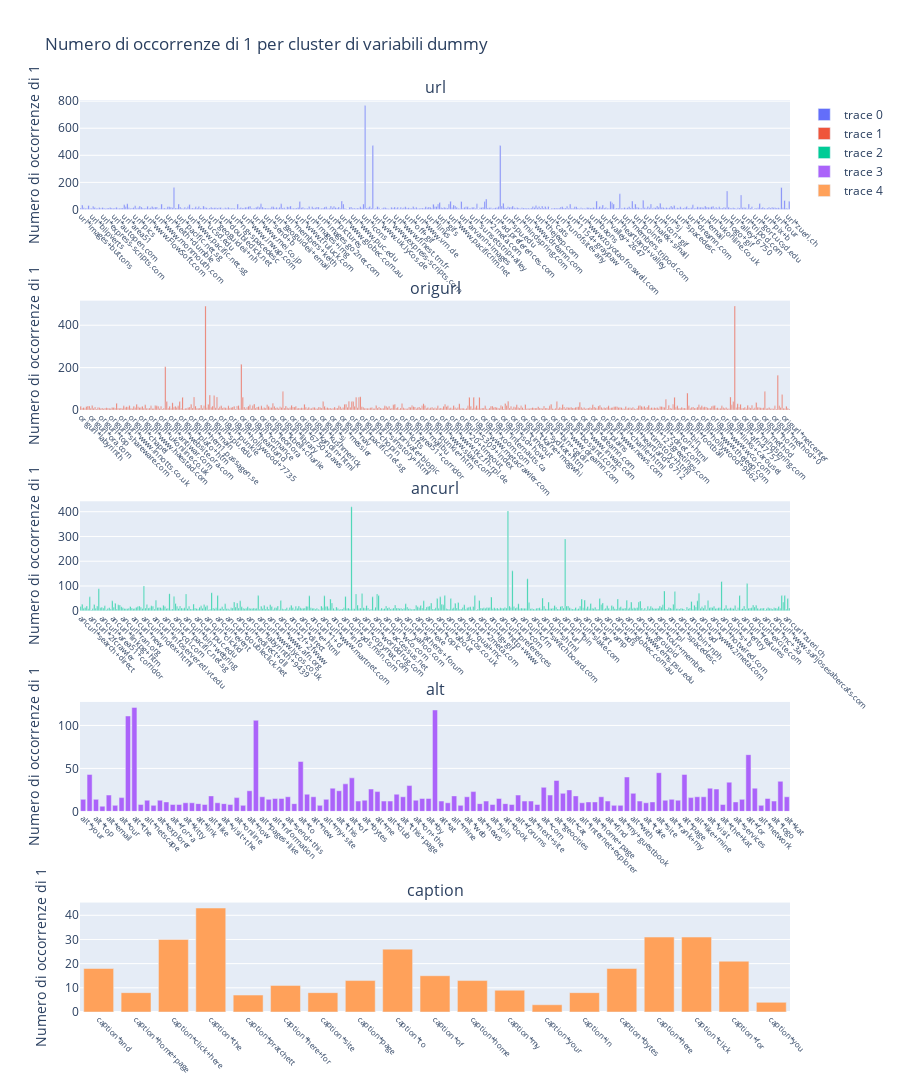

Write notebook code for a chart like this one.
### Markdown cell above
Si può notare una buona correlazione (Pearson) tra le variabili continue inerenti alle immagini.

### Code cell
# Raggruppa le variabili dummy in cluster
url_features = train_set[[col for col in train_set.columns if col.startswith('url*')]]
origurl_features = train_set.filter(like='origurl*')
ancurl_features = train_set.filter(like='ancurl*')
alt_features = train_set.filter(like='alt*')
caption_features = train_set.filter(like='caption*')

# Lista dei cluster e corrispondenti nomi dei cluster
clusters = [url_features, origurl_features, ancurl_features, alt_features, caption_features]
cluster_names = ['url', 'origurl', 'ancurl', 'alt', 'caption']

# Creazione della figura interattiva con sottoplot per ogni cluster
fig = make_subplots(rows=len(clusters), cols=1, subplot_titles=cluster_names)

# Aggiunta dei grafici a barre interattivi per ogni cluster
for i, cluster in enumerate(clusters):
    counts = cluster.sum()
    fig.add_trace(go.Bar(x=counts.index, y=counts.values, hovertemplate="Class: %{x}<br>Occorrenze di 1: %{y}"), row=i+1, col=1)

# Aggiunta dei titoli e impostazioni del layout
fig.update_layout(height=500*len(clusters), title_text="Numero di occorrenze di 1 per cluster di variabili dummy")
fig.update_xaxes(tickangle=45, tickfont=dict(size=8), showgrid=False)
fig.update_yaxes(title_text="Numero di occorrenze di 1")

fig.show()

### Figure 1 — Plotly figure (JSON) as saved in the notebook; plotly's stock layout.template omitted (floating-point values rounded to 4 significant figures; data arrays with more than 128 entries replaced by an {"elided": "..."} marker saying what was removed)
{"data": [{"hovertemplate": "Class: %{x}<br>Occorrenze di 1: %{y}", "type": "bar", "x": {"elided": "457 str values"}, "xaxis": "x", "y": {"elided": "457 int values"}, "yaxis": "y"}, {"hovertemplate": "Class: %{x}<br>Occorrenze di 1: %{y}", "type": "bar", "x": {"elided": "495 str values"}, "xaxis": "x2", "y": {"elided": "495 int values"}, "yaxis": "y2"}, {"hovertemplate": "Class: %{x}<br>Occorrenze di 1: %{y}", "type": "bar", "x": {"elided": "472 str values"}, "xaxis": "x3", "y": {"elided": "472 int values"}, "yaxis": "y3"}, {"hovertemplate": "Class: %{x}<br>Occorrenze di 1: %{y}", "type": "bar", "x": ["alt*your", "alt*and", "alt*top", "alt*all", "alt*email", "alt*out", "alt*our", "alt*here", "alt*the", "alt*download", "alt*netscape", "alt*what", "alt*explorer", "alt*more", "alt*for+a", "alt*take+a", "alt*kitty", "alt*visit+our", "alt*link", "alt*wacky", "alt*like", "alt*heartland", "alt*visit+the", "alt*romance", "alt*online", "alt*products", "alt*now", "alt*click+here", "alt*pages+like", "alt*rank", "alt*information", "alt*us", "alt*send+this", "alt*up", "alt*to", "alt*chat", "alt*new", "alt*net", "alt*my+site", "alt*search", "alt*this", "alt*on", "alt*of", "alt*links", "alt*bytes", "alt*my", "alt*me", "alt*picture", "alt*club", "alt*pages", "alt*this+page", "alt*in", "alt*on+the", "alt*guestbook", "alt*by", "alt*click", "alt*at", "alt*ad", "alt*mine", "alt*amazon+com", "alt*web", "alt*next", "alt*news", "alt*info", "alt*join", "alt*of+the", "alt*book", "alt*amazon", "alt*forums", "alt*back", "alt*next+site", "alt*a+tour", "alt*com", "alt*microsoft", "alt*geocities", "alt*ring", "alt*cat", "alt*send", "alt*internet+explorer", "alt*banner", "alt*home+page", "alt*internet", "alt*find", "alt*cool", "alt*my+guestbook", "alt*here+for", "alt*with", "alt*get", "alt*take", "alt*tour", "alt*site", "alt*to+visit", "alt*rank+my", "alt*from", "alt*page", "alt*graphic", "alt*like+mine", "alt*email+me", "alt*visit", "alt*free", "alt*the+kat", "alt*award", "alt*services", "alt*about", "alt*for", "alt*here+to", "alt*network", "alt*you", "alt*logo", "alt*home", "alt*kat"], "xaxis": "x4", "y": [14, 43, 14, 6, 19, 7, 16, 111, 121, 8, 13, 7, 13, 11, 8, 8, 10, 10, 9, 8, 18, 10, 9, 8, 16, 7, 24, 106, 17, 14, 15, 15, 17, 9, 58, 20, 17, 7, 14, 27, 24, 32, 39, 12, 13, 26, 23, 12, 12, 20, 17, 30, 13, 15, 15, 118, 12, 10, 18, 7, 17, 23, 9, 12, 8, 15, 9, 8, 19, 12, 12, 8, 28, 19, 36, 21, 25, 18, 10, 11, 11, 17, 12, 7, 7, 40, 21, 12, 10, 11, 45, 13, 14, 13, 43, 16, 17, 17, 27, 26, 8, 34, 11, 14, 66, 27, 7, 15, 12, 35, 17], "yaxis": "y4"}, {"hovertemplate": "Class: %{x}<br>Occorrenze di 1: %{y}", "type": "bar", "x": ["caption*and", "caption*home+page", "caption*click+here", "caption*the", "caption*pratchett", "caption*here+for", "caption*site", "caption*page", "caption*to", "caption*of", "caption*home", "caption*my", "caption*your", "caption*in", "caption*bytes", "caption*here", "caption*click", "caption*for", "caption*you"], "xaxis": "x5", "y": [18, 8, 30, 43, 7, 11, 8, 13, 26, 15, 13, 9, 3, 8, 18, 31, 31, 21, 4], "yaxis": "y5"}], "layout": {"annotations": [{"font": {"size": 16}, "showarrow": false, "text": "url", "x": 0.5, "xanchor": "center", "xref": "paper", "y": 1, "yanchor": "bottom", "yref": "paper"}, {"font": {"size": 16}, "showarrow": false, "text": "origurl", "x": 0.5, "xanchor": "center", "xref": "paper", "y": 0.78, "yanchor": "bottom", "yref": "paper"}, {"font": {"size": 16}, "showarrow": false, "text": "ancurl", "x": 0.5, "xanchor": "center", "xref": "paper", "y": 0.56, "yanchor": "bottom", "yref": "paper"}, {"font": {"size": 16}, "showarrow": false, "text": "alt", "x": 0.5, "xanchor": "center", "xref": "paper", "y": 0.34, "yanchor": "bottom", "yref": "paper"}, {"font": {"size": 16}, "showarrow": false, "text": "caption", "x": 0.5, "xanchor": "center", "xref": "paper", "y": 0.12, "yanchor": "bottom", "yref": "paper"}], "height": 2500, "title": {"text": "Numero di occorrenze di 1 per cluster di variabili dummy"}, "xaxis": {"anchor": "y", "domain": [0, 1], "showgrid": false, "tickangle": 45, "tickfont": {"size": 8}}, "xaxis2": {"anchor": "y2", "domain": [0, 1], "showgrid": false, "tickangle": 45, "tickfont": {"size": 8}}, "xaxis3": {"anchor": "y3", "domain": [0, 1], "showgrid": false, "tickangle": 45, "tickfont": {"size": 8}}, "xaxis4": {"anchor": "y4", "domain": [0, 1], "showgrid": false, "tickangle": 45, "tickfont": {"size": 8}}, "xaxis5": {"anchor": "y5", "domain": [0, 1], "showgrid": false, "tickangle": 45, "tickfont": {"size": 8}}, "yaxis": {"anchor": "x", "domain": [0.88, 1], "title": {"text": "Numero di occorrenze di 1"}}, "yaxis2": {"anchor": "x2", "domain": [0.66, 0.78], "title": {"text": "Numero di occorrenze di 1"}}, "yaxis3": {"anchor": "x3", "domain": [0.44, 0.56], "title": {"text": "Numero di occorrenze di 1"}}, "yaxis4": {"anchor": "x4", "domain": [0.22, 0.34], "title": {"text": "Numero di occorrenze di 1"}}, "yaxis5": {"anchor": "x5", "domain": [0, 0.12], "title": {"text": "Numero di occorrenze di 1"}}}}
